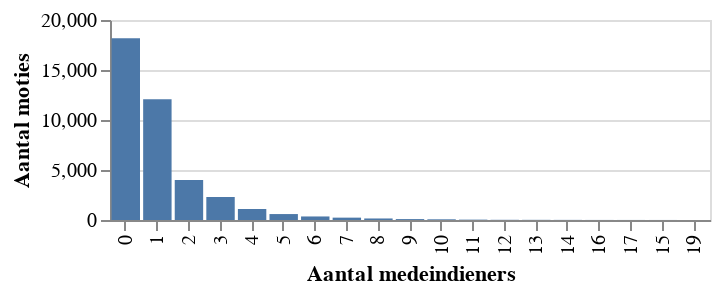

This figure's notebook cell:
### Code cell
#| echo: false
medeindieners = df['Medeindiener_persoon'].values
c = Counter(len(i) for i in medeindieners)
c.most_common()
source = pd.DataFrame(c.most_common()).rename(columns={0:'Aantal medeindieners',1:'Aantal moties'})
alt.Chart(source).mark_bar().encode(
    x=alt.X('Aantal medeindieners:O',sort=alt.EncodingSortField(field="x", op="count", order='ascending')),
    y='Aantal moties:Q'
).properties(width=300, height=100)

### Figure 1 — Vega-Lite specification as saved in the notebook (floating-point values rounded to 4 significant figures)
{"config": {"view": {"continuousWidth": 300, "continuousHeight": 300}}, "data": {"name": "data-7309d4f664931b7120b8fc8f09e48fef"}, "mark": {"type": "bar"}, "encoding": {"x": {"field": "Aantal medeindieners", "sort": {"field": "x", "op": "count", "order": "ascending"}, "type": "ordinal"}, "y": {"field": "Aantal moties", "type": "quantitative"}}, "height": 100, "width": 300, "$schema": "https://vega.github.io/schema/vega-lite/v5.8.0.json", "datasets": {"data-7309d4f664931b7120b8fc8f09e48fef": [{"Aantal medeindieners": 0, "Aantal moties": 18181}, {"Aantal medeindieners": 1, "Aantal moties": 12068}, {"Aantal medeindieners": 2, "Aantal moties": 4000}, {"Aantal medeindieners": 3, "Aantal moties": 2303}, {"Aantal medeindieners": 4, "Aantal moties": 1098}, {"Aantal medeindieners": 5, "Aantal moties": 594}, {"Aantal medeindieners": 6, "Aantal moties": 354}, {"Aantal medeindieners": 7, "Aantal moties": 236}, {"Aantal medeindieners": 8, "Aantal moties": 153}, {"Aantal medeindieners": 9, "Aantal moties": 91}, {"Aantal medeindieners": 10, "Aantal moties": 68}, {"Aantal medeindieners": 11, "Aantal moties": 36}, {"Aantal medeindieners": 12, "Aantal moties": 19}, {"Aantal medeindieners": 13, "Aantal moties": 16}, {"Aantal medeindieners": 14, "Aantal moties": 11}, {"Aantal medeindieners": 16, "Aantal moties": 6}, {"Aantal medeindieners": 17, "Aantal moties": 5}, {"Aantal medeindieners": 15, "Aantal moties": 4}, {"Aantal medeindieners": 19, "Aantal moties": 2}]}}
